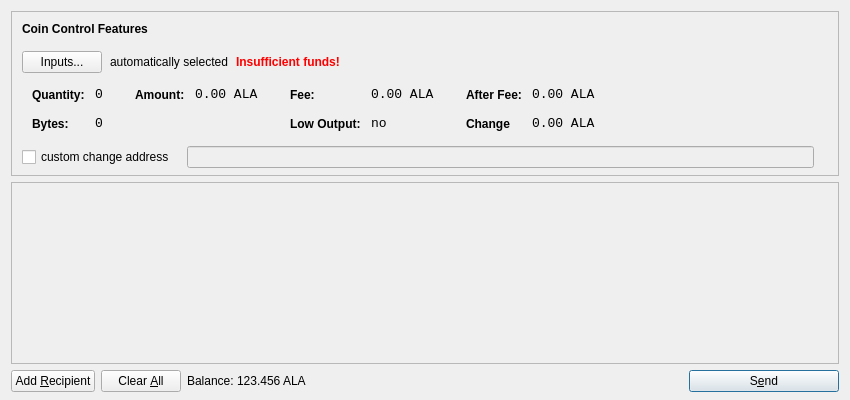
<?xml version="1.0" encoding="UTF-8"?>
<ui version="4.0">
 <class>SendCoinsDialog</class>
 <widget class="QDialog" name="SendCoinsDialog">
  <property name="geometry">
   <rect>
    <x>0</x>
    <y>0</y>
    <width>850</width>
    <height>400</height>
   </rect>
  </property>
  <property name="windowTitle">
   <string>Send Coins</string>
  </property>
  <layout class="QVBoxLayout" name="verticalLayout" stretch="0,1,0">
   <property name="bottomMargin">
    <number>8</number>
   </property>
   <item>
    <widget class="QFrame" name="frameCoinControl">
     <property name="sizePolicy">
      <sizepolicy hsizetype="Expanding" vsizetype="Expanding">
       <horstretch>0</horstretch>
       <verstretch>0</verstretch>
      </sizepolicy>
     </property>
     <property name="maximumSize">
      <size>
       <width>16777215</width>
       <height>16777215</height>
      </size>
     </property>
     <property name="frameShape">
      <enum>QFrame::StyledPanel</enum>
     </property>
     <property name="frameShadow">
      <enum>QFrame::Sunken</enum>
     </property>
     <layout class="QVBoxLayout" name="verticalLayoutCoinControl2">
      <property name="spacing">
       <number>-1</number>
      </property>
      <property name="leftMargin">
       <number>0</number>
      </property>
      <property name="topMargin">
       <number>0</number>
      </property>
      <property name="rightMargin">
       <number>0</number>
      </property>
      <property name="bottomMargin">
       <number>6</number>
      </property>
      <item>
       <layout class="QVBoxLayout" name="verticalLayoutCoinControl" stretch="0,0,0,0,1">
        <property name="spacing">
         <number>0</number>
        </property>
        <property name="leftMargin">
         <number>10</number>
        </property>
        <property name="topMargin">
         <number>10</number>
        </property>
        <item>
         <layout class="QHBoxLayout" name="horizontalLayoutCoinControl1">
          <property name="bottomMargin">
           <number>15</number>
          </property>
          <item>
           <widget class="QLabel" name="labelCoinControlFeatures">
            <property name="sizePolicy">
             <sizepolicy hsizetype="Preferred" vsizetype="Maximum">
              <horstretch>0</horstretch>
              <verstretch>0</verstretch>
             </sizepolicy>
            </property>
            <property name="font">
             <font>
              <weight>75</weight>
              <bold>true</bold>
             </font>
            </property>
            <property name="styleSheet">
             <string notr="true">font-weight:bold;</string>
            </property>
            <property name="text">
             <string>Coin Control Features</string>
            </property>
           </widget>
          </item>
         </layout>
        </item>
        <item>
         <layout class="QHBoxLayout" name="horizontalLayoutCoinControl2" stretch="0,0,0,0">
          <property name="spacing">
           <number>8</number>
          </property>
          <property name="bottomMargin">
           <number>10</number>
          </property>
          <item>
           <widget class="QPushButton" name="pushButtonCoinControl">
            <property name="styleSheet">
             <string notr="true"/>
            </property>
            <property name="text">
             <string>Inputs...</string>
            </property>
           </widget>
          </item>
          <item>
           <widget class="QLabel" name="labelCoinControlAutomaticallySelected">
            <property name="text">
             <string>automatically selected</string>
            </property>
            <property name="margin">
             <number>5</number>
            </property>
           </widget>
          </item>
          <item>
           <widget class="QLabel" name="labelCoinControlInsuffFunds">
            <property name="font">
             <font>
              <weight>75</weight>
              <bold>true</bold>
             </font>
            </property>
            <property name="styleSheet">
             <string notr="true">color:red;font-weight:bold;</string>
            </property>
            <property name="text">
             <string>Insufficient funds!</string>
            </property>
            <property name="margin">
             <number>5</number>
            </property>
           </widget>
          </item>
          <item>
           <spacer name="horizontalSpacerCoinControl">
            <property name="orientation">
             <enum>Qt::Horizontal</enum>
            </property>
            <property name="sizeHint" stdset="0">
             <size>
              <width>40</width>
              <height>1</height>
             </size>
            </property>
           </spacer>
          </item>
         </layout>
        </item>
        <item>
         <widget class="QWidget" name="widgetCoinControl" native="true">
          <property name="sizePolicy">
           <sizepolicy hsizetype="Preferred" vsizetype="Preferred">
            <horstretch>0</horstretch>
            <verstretch>0</verstretch>
           </sizepolicy>
          </property>
          <property name="minimumSize">
           <size>
            <width>0</width>
            <height>0</height>
           </size>
          </property>
          <property name="styleSheet">
           <string notr="true"/>
          </property>
          <layout class="QHBoxLayout" name="horizontalLayoutCoinControl5">
           <property name="margin">
            <number>0</number>
           </property>
           <item>
            <layout class="QHBoxLayout" name="horizontalLayoutCoinControl3" stretch="0,0,0,1">
             <property name="spacing">
              <number>20</number>
             </property>
             <property name="topMargin">
              <number>0</number>
             </property>
             <property name="bottomMargin">
              <number>10</number>
             </property>
             <item>
              <layout class="QFormLayout" name="formLayoutCoinControl1">
               <property name="horizontalSpacing">
                <number>10</number>
               </property>
               <property name="verticalSpacing">
                <number>14</number>
               </property>
               <property name="leftMargin">
                <number>10</number>
               </property>
               <property name="topMargin">
                <number>4</number>
               </property>
               <property name="rightMargin">
                <number>6</number>
               </property>
               <item row="0" column="0">
                <widget class="QLabel" name="labelCoinControlQuantityText">
                 <property name="styleSheet">
                  <string notr="true">font-weight:bold;</string>
                 </property>
                 <property name="text">
                  <string>Quantity:</string>
                 </property>
                 <property name="margin">
                  <number>0</number>
                 </property>
                </widget>
               </item>
               <item row="0" column="1">
                <widget class="QLabel" name="labelCoinControlQuantity">
                 <property name="font">
                  <font>
                   <family>Monospace</family>
                   <pointsize>10</pointsize>
                  </font>
                 </property>
                 <property name="cursor">
                  <cursorShape>IBeamCursor</cursorShape>
                 </property>
                 <property name="contextMenuPolicy">
                  <enum>Qt::ActionsContextMenu</enum>
                 </property>
                 <property name="text">
                  <string>0</string>
                 </property>
                 <property name="margin">
                  <number>0</number>
                 </property>
                 <property name="textInteractionFlags">
                  <set>Qt::LinksAccessibleByMouse|Qt::TextSelectableByKeyboard|Qt::TextSelectableByMouse</set>
                 </property>
                </widget>
               </item>
               <item row="1" column="0">
                <widget class="QLabel" name="labelCoinControlBytesText">
                 <property name="styleSheet">
                  <string notr="true">font-weight:bold;</string>
                 </property>
                 <property name="text">
                  <string>Bytes:</string>
                 </property>
                </widget>
               </item>
               <item row="1" column="1">
                <widget class="QLabel" name="labelCoinControlBytes">
                 <property name="font">
                  <font>
                   <family>Monospace</family>
                   <pointsize>10</pointsize>
                  </font>
                 </property>
                 <property name="cursor">
                  <cursorShape>IBeamCursor</cursorShape>
                 </property>
                 <property name="contextMenuPolicy">
                  <enum>Qt::ActionsContextMenu</enum>
                 </property>
                 <property name="text">
                  <string>0</string>
                 </property>
                 <property name="textInteractionFlags">
                  <set>Qt::LinksAccessibleByMouse|Qt::TextSelectableByKeyboard|Qt::TextSelectableByMouse</set>
                 </property>
                </widget>
               </item>
              </layout>
             </item>
             <item>
              <layout class="QFormLayout" name="formLayoutCoinControl2">
               <property name="horizontalSpacing">
                <number>10</number>
               </property>
               <property name="verticalSpacing">
                <number>14</number>
               </property>
               <property name="leftMargin">
                <number>6</number>
               </property>
               <property name="topMargin">
                <number>4</number>
               </property>
               <property name="rightMargin">
                <number>6</number>
               </property>
               <item row="0" column="0">
                <widget class="QLabel" name="labelCoinControlAmountText">
                 <property name="styleSheet">
                  <string notr="true">font-weight:bold;</string>
                 </property>
                 <property name="text">
                  <string>Amount:</string>
                 </property>
                 <property name="margin">
                  <number>0</number>
                 </property>
                </widget>
               </item>
               <item row="0" column="1">
                <widget class="QLabel" name="labelCoinControlAmount">
                 <property name="font">
                  <font>
                   <family>Monospace</family>
                   <pointsize>10</pointsize>
                  </font>
                 </property>
                 <property name="cursor">
                  <cursorShape>IBeamCursor</cursorShape>
                 </property>
                 <property name="contextMenuPolicy">
                  <enum>Qt::ActionsContextMenu</enum>
                 </property>
                 <property name="text">
                  <string notr="true">0.00 ALA</string>
                 </property>
                 <property name="textInteractionFlags">
                  <set>Qt::LinksAccessibleByMouse|Qt::TextSelectableByKeyboard|Qt::TextSelectableByMouse</set>
                 </property>
                </widget>
               </item>
              </layout>
             </item>
             <item>
              <layout class="QFormLayout" name="formLayoutCoinControl3">
               <property name="horizontalSpacing">
                <number>10</number>
               </property>
               <property name="verticalSpacing">
                <number>14</number>
               </property>
               <property name="leftMargin">
                <number>6</number>
               </property>
               <property name="topMargin">
                <number>4</number>
               </property>
               <property name="rightMargin">
                <number>6</number>
               </property>
               <item row="0" column="0">
                <widget class="QLabel" name="labelCoinControlFeeText">
                 <property name="styleSheet">
                  <string notr="true">font-weight:bold;</string>
                 </property>
                 <property name="text">
                  <string>Fee:</string>
                 </property>
                 <property name="margin">
                  <number>0</number>
                 </property>
                </widget>
               </item>
               <item row="0" column="1">
                <widget class="QLabel" name="labelCoinControlFee">
                 <property name="font">
                  <font>
                   <family>Monospace</family>
                   <pointsize>10</pointsize>
                  </font>
                 </property>
                 <property name="cursor">
                  <cursorShape>IBeamCursor</cursorShape>
                 </property>
                 <property name="contextMenuPolicy">
                  <enum>Qt::ActionsContextMenu</enum>
                 </property>
                 <property name="text">
                  <string notr="true">0.00 ALA</string>
                 </property>
                 <property name="textInteractionFlags">
                  <set>Qt::LinksAccessibleByMouse|Qt::TextSelectableByKeyboard|Qt::TextSelectableByMouse</set>
                 </property>
                </widget>
               </item>
               <item row="1" column="0">
                <widget class="QLabel" name="labelCoinControlLowOutputText">
                 <property name="styleSheet">
                  <string notr="true">font-weight:bold;</string>
                 </property>
                 <property name="text">
                  <string>Low Output:</string>
                 </property>
                </widget>
               </item>
               <item row="1" column="1">
                <widget class="QLabel" name="labelCoinControlLowOutput">
                 <property name="font">
                  <font>
                   <family>Monospace</family>
                   <pointsize>10</pointsize>
                  </font>
                 </property>
                 <property name="cursor">
                  <cursorShape>IBeamCursor</cursorShape>
                 </property>
                 <property name="contextMenuPolicy">
                  <enum>Qt::ActionsContextMenu</enum>
                 </property>
                 <property name="text">
                  <string>no</string>
                 </property>
                 <property name="textInteractionFlags">
                  <set>Qt::LinksAccessibleByMouse|Qt::TextSelectableByKeyboard|Qt::TextSelectableByMouse</set>
                 </property>
                </widget>
               </item>
              </layout>
             </item>
             <item>
              <layout class="QFormLayout" name="formLayoutCoinControl4">
               <property name="horizontalSpacing">
                <number>10</number>
               </property>
               <property name="verticalSpacing">
                <number>14</number>
               </property>
               <property name="leftMargin">
                <number>6</number>
               </property>
               <property name="topMargin">
                <number>4</number>
               </property>
               <property name="rightMargin">
                <number>6</number>
               </property>
               <item row="0" column="0">
                <widget class="QLabel" name="labelCoinControlAfterFeeText">
                 <property name="styleSheet">
                  <string notr="true">font-weight:bold;</string>
                 </property>
                 <property name="text">
                  <string>After Fee:</string>
                 </property>
                 <property name="margin">
                  <number>0</number>
                 </property>
                </widget>
               </item>
               <item row="0" column="1">
                <widget class="QLabel" name="labelCoinControlAfterFee">
                 <property name="font">
                  <font>
                   <family>Monospace</family>
                   <pointsize>10</pointsize>
                  </font>
                 </property>
                 <property name="cursor">
                  <cursorShape>IBeamCursor</cursorShape>
                 </property>
                 <property name="contextMenuPolicy">
                  <enum>Qt::ActionsContextMenu</enum>
                 </property>
                 <property name="text">
                  <string notr="true">0.00 ALA</string>
                 </property>
                 <property name="textInteractionFlags">
                  <set>Qt::LinksAccessibleByMouse|Qt::TextSelectableByKeyboard|Qt::TextSelectableByMouse</set>
                 </property>
                </widget>
               </item>
               <item row="1" column="0">
                <widget class="QLabel" name="labelCoinControlChangeText">
                 <property name="styleSheet">
                  <string notr="true">font-weight:bold;</string>
                 </property>
                 <property name="text">
                  <string>Change</string>
                 </property>
                </widget>
               </item>
               <item row="1" column="1">
                <widget class="QLabel" name="labelCoinControlChange">
                 <property name="font">
                  <font>
                   <family>Monospace</family>
                   <pointsize>10</pointsize>
                  </font>
                 </property>
                 <property name="cursor">
                  <cursorShape>IBeamCursor</cursorShape>
                 </property>
                 <property name="contextMenuPolicy">
                  <enum>Qt::ActionsContextMenu</enum>
                 </property>
                 <property name="text">
                  <string notr="true">0.00 ALA</string>
                 </property>
                 <property name="textInteractionFlags">
                  <set>Qt::LinksAccessibleByMouse|Qt::TextSelectableByKeyboard|Qt::TextSelectableByMouse</set>
                 </property>
                </widget>
               </item>
              </layout>
             </item>
            </layout>
           </item>
          </layout>
         </widget>
        </item>
        <item>
         <layout class="QHBoxLayout" name="horizontalLayoutCoinControl4" stretch="0,0,0">
          <property name="spacing">
           <number>12</number>
          </property>
          <property name="sizeConstraint">
           <enum>QLayout::SetDefaultConstraint</enum>
          </property>
          <property name="topMargin">
           <number>5</number>
          </property>
          <property name="rightMargin">
           <number>5</number>
          </property>
          <item>
           <widget class="QCheckBox" name="checkBoxCoinControlChange">
            <property name="text">
             <string>custom change address</string>
            </property>
           </widget>
          </item>
          <item>
           <widget class="QLineEdit" name="lineEditCoinControlChange">
            <property name="enabled">
             <bool>false</bool>
            </property>
            <property name="sizePolicy">
             <sizepolicy hsizetype="Expanding" vsizetype="Fixed">
              <horstretch>0</horstretch>
              <verstretch>0</verstretch>
             </sizepolicy>
            </property>
           </widget>
          </item>
          <item>
           <widget class="QLabel" name="labelCoinControlChangeLabel">
            <property name="sizePolicy">
             <sizepolicy hsizetype="Preferred" vsizetype="Expanding">
              <horstretch>0</horstretch>
              <verstretch>0</verstretch>
             </sizepolicy>
            </property>
            <property name="minimumSize">
             <size>
              <width>0</width>
              <height>0</height>
             </size>
            </property>
            <property name="text">
             <string/>
            </property>
            <property name="margin">
             <number>3</number>
            </property>
           </widget>
          </item>
         </layout>
        </item>
        <item>
         <spacer name="verticalSpacerCoinControl">
          <property name="orientation">
           <enum>Qt::Vertical</enum>
          </property>
          <property name="sizeHint" stdset="0">
           <size>
            <width>800</width>
            <height>1</height>
           </size>
          </property>
         </spacer>
        </item>
       </layout>
      </item>
     </layout>
    </widget>
   </item>
   <item>
    <widget class="QScrollArea" name="scrollArea">
     <property name="widgetResizable">
      <bool>true</bool>
     </property>
     <widget class="QWidget" name="scrollAreaWidgetContents">
      <property name="geometry">
       <rect>
        <x>0</x>
        <y>0</y>
        <width>830</width>
        <height>165</height>
       </rect>
      </property>
      <layout class="QVBoxLayout" name="verticalLayout_2">
       <property name="margin">
        <number>0</number>
       </property>
       <item>
        <layout class="QVBoxLayout" name="entries">
         <property name="spacing">
          <number>6</number>
         </property>
        </layout>
       </item>
       <item>
        <spacer name="verticalSpacer">
         <property name="orientation">
          <enum>Qt::Vertical</enum>
         </property>
         <property name="sizeHint" stdset="0">
          <size>
           <width>20</width>
           <height>40</height>
          </size>
         </property>
        </spacer>
       </item>
      </layout>
     </widget>
    </widget>
   </item>
   <item>
    <layout class="QHBoxLayout" name="horizontalLayout">
     <item>
      <widget class="QPushButton" name="addButton">
       <property name="toolTip">
        <string>Send to multiple recipients at once</string>
       </property>
       <property name="text">
        <string>Add &amp;Recipient</string>
       </property>
       <property name="autoDefault">
        <bool>false</bool>
       </property>
      </widget>
     </item>
     <item>
      <widget class="QPushButton" name="clearButton">
       <property name="sizePolicy">
        <sizepolicy hsizetype="Minimum" vsizetype="Fixed">
         <horstretch>0</horstretch>
         <verstretch>0</verstretch>
        </sizepolicy>
       </property>
       <property name="toolTip">
        <string>Remove all transaction fields</string>
       </property>
       <property name="text">
        <string>Clear &amp;All</string>
       </property>
       <property name="autoRepeatDelay">
        <number>300</number>
       </property>
       <property name="autoDefault">
        <bool>false</bool>
       </property>
      </widget>
     </item>
     <item>
      <layout class="QHBoxLayout" name="horizontalLayout_2">
       <property name="spacing">
        <number>3</number>
       </property>
       <item>
        <widget class="QLabel" name="label">
         <property name="sizePolicy">
          <sizepolicy hsizetype="Preferred" vsizetype="Fixed">
           <horstretch>0</horstretch>
           <verstretch>0</verstretch>
          </sizepolicy>
         </property>
         <property name="text">
          <string>Balance:</string>
         </property>
        </widget>
       </item>
       <item>
        <widget class="QLabel" name="labelBalance">
         <property name="sizePolicy">
          <sizepolicy hsizetype="Preferred" vsizetype="Fixed">
           <horstretch>0</horstretch>
           <verstretch>0</verstretch>
          </sizepolicy>
         </property>
         <property name="cursor">
          <cursorShape>IBeamCursor</cursorShape>
         </property>
         <property name="text">
          <string notr="true">123.456 ALA</string>
         </property>
         <property name="textInteractionFlags">
          <set>Qt::LinksAccessibleByMouse|Qt::TextSelectableByKeyboard|Qt::TextSelectableByMouse</set>
         </property>
        </widget>
       </item>
      </layout>
     </item>
     <item>
      <spacer name="horizontalSpacer">
       <property name="orientation">
        <enum>Qt::Horizontal</enum>
       </property>
       <property name="sizeHint" stdset="0">
        <size>
         <width>40</width>
         <height>20</height>
        </size>
       </property>
      </spacer>
     </item>
     <item>
      <widget class="QPushButton" name="sendButton">
       <property name="minimumSize">
        <size>
         <width>150</width>
         <height>0</height>
        </size>
       </property>
       <property name="toolTip">
        <string>Confirm the send action</string>
       </property>
       <property name="text">
        <string>S&amp;end</string>
       </property>
       <property name="icon">
        <iconset resource="../bitcoin.qrc">
         <normaloff>:/icons/send</normaloff>:/icons/send</iconset>
       </property>
       <property name="default">
        <bool>true</bool>
       </property>
      </widget>
     </item>
    </layout>
   </item>
  </layout>
 </widget>
 <resources>
  <include location="../bitcoin.qrc"/>
 </resources>
 <connections/>
</ui>
